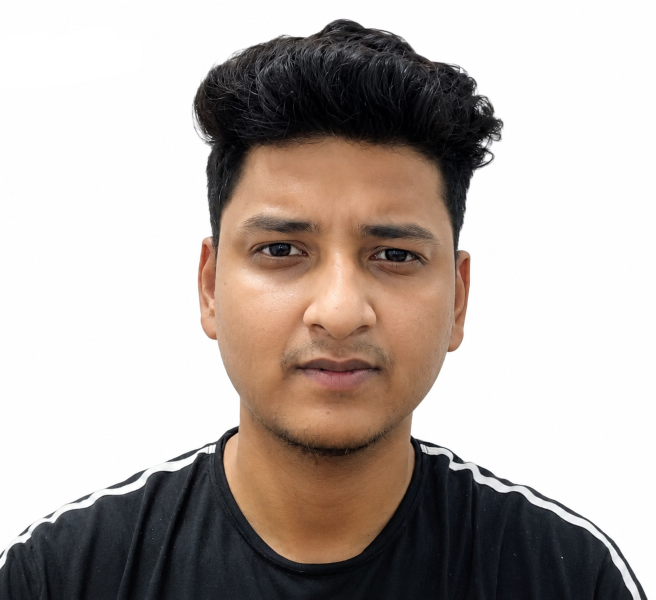
#> input picture backend/ai/face/test.png, 1312 x 1199 px (shown at 1/2 size)
$ python -i preprocessing.py   (imports and definitions only)
#> lines starting #> are read from the running program, lines starting #| are printed output that depends on the picture; after the words box and inside, x2 and y2 are one past the last pixel; in counts of white or black regions, pixels touching at a corner belong together
import cv2


def preprocess_image(image_path):

#> called with image_path = '../face/test.png'
    image = cv2.imread(image_path)
#> image is the input picture: shape (1199, 1312, 3); mean B, G, R 168.4, 173.6, 183

    if image is None:
        raise ValueError("Could not read image")

    # 1. Resize
    resized = cv2.resize(image, (640, 640))
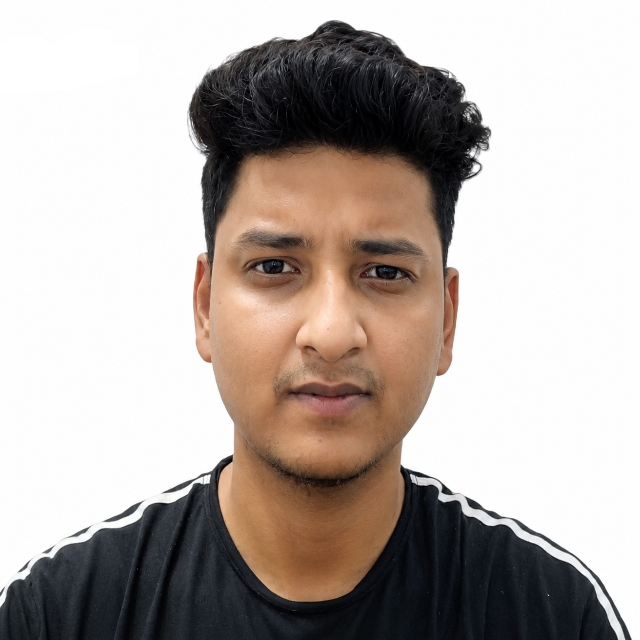
#> resized: shape (640, 640, 3); mean B, G, R 168.3, 173.6, 182.9

    # 2. BGR → RGB
    rgb = cv2.cvtColor(resized, cv2.COLOR_BGR2RGB)

    # 3. RGB → Grayscale
    gray = cv2.cvtColor(rgb, cv2.COLOR_RGB2GRAY)
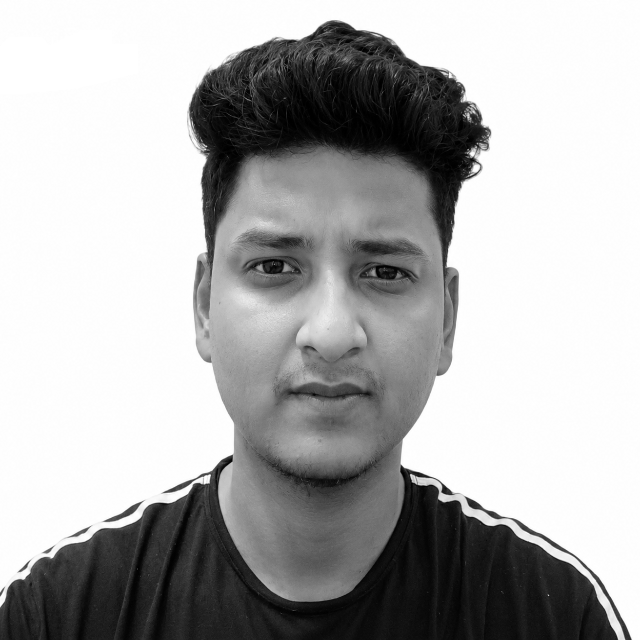
#> gray: shape (640, 640); min 0, max 255, mean 175.7

    # 4. Gaussian Blur
    blurred = cv2.GaussianBlur(
        gray,
        (5, 5),
        0
    )

    # 5. Canny Edge Detection
    edges = cv2.Canny(
        blurred,
        100,
        200
    )
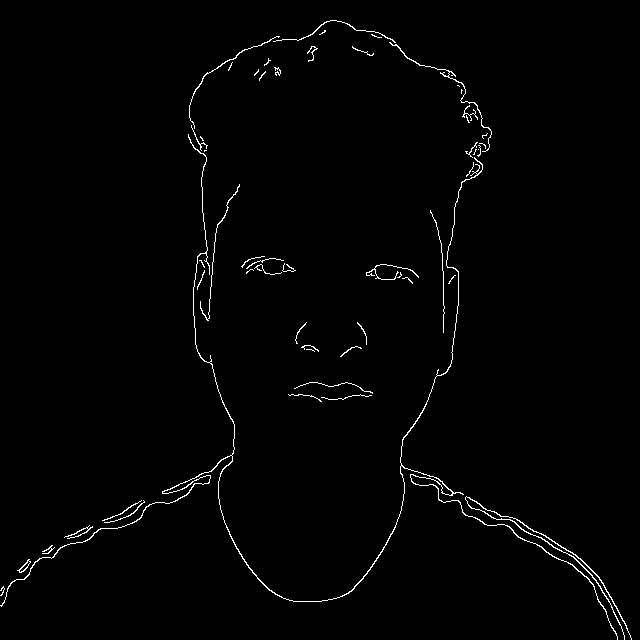
#> edges: shape (640, 640); 1.2% white in thin lines or dots

    # 6. Contour Detection
    contours, hierarchy = cv2.findContours(
        edges,
        cv2.RETR_EXTERNAL,
        cv2.CHAIN_APPROX_SIMPLE
    )
#> contours = 55 contours, 47 with area under 20; largest, box (x1, y1, x2, y2) and area: (0, 134, 618, 640) 451, (465, 496, 632, 640) 190, (389, 42, 492, 152) 58, (17, 559, 31, 573) 54, (189, 36, 280, 129) 42, (273, 20, 396, 43) 31, (200, 184, 240, 321) 28, (366, 264, 419, 280) 21

    return {
        "original": image,
        "resized": resized,
        "rgb": rgb,
        "gray": gray,
        "blurred": blurred,
        "edges": edges,
        "contours": contours
    }

>>> result = preprocess_image('../face/test.png')
#> result = 7 items
